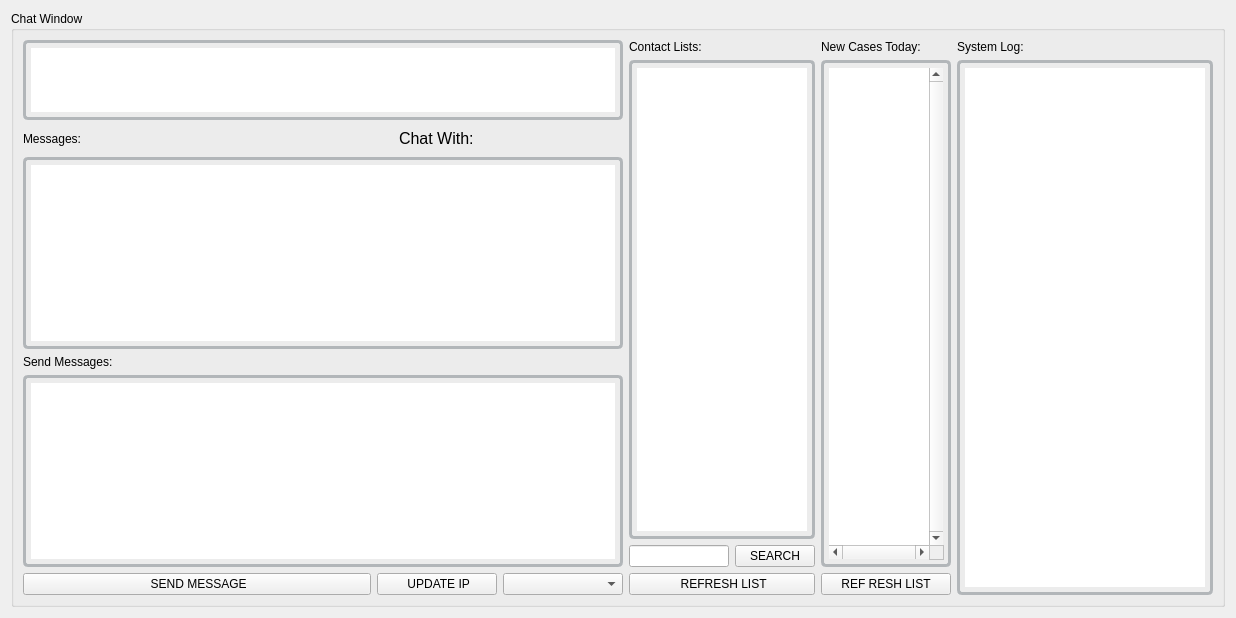
      <widget class="QWidget" name="page_Chat">
       <layout class="QGridLayout" name="gridLayout_29">
        <item row="0" column="0">
         <widget class="QGroupBox" name="groupBox_16">
          <property name="styleSheet">
           <string notr="true">QTableView{
border-style:none;
border:3px solid #B2B6B9;
padding:5px;
border-radius:5px;
}
QPlainTextEdit{
border-style:none;
border:3px solid #B2B6B9;
padding:5px;
border-radius:5px;
}
</string>
          </property>
          <property name="title">
           <string>Chat Window</string>
          </property>
          <layout class="QGridLayout" name="gridLayout_31">
           <item row="0" column="0">
            <layout class="QHBoxLayout" name="horizontalLayout_5">
             <item>
              <widget class="QWidget" name="widget_5" native="true">
               <property name="minimumSize">
                <size>
                 <width>0</width>
                 <height>0</height>
                </size>
               </property>
               <layout class="QGridLayout" name="gridLayout_30">
                <property name="leftMargin">
                 <number>0</number>
                </property>
                <property name="topMargin">
                 <number>0</number>
                </property>
                <property name="rightMargin">
                 <number>0</number>
                </property>
                <property name="bottomMargin">
                 <number>0</number>
                </property>
                <item row="0" column="0">
                 <layout class="QHBoxLayout" name="horizontalLayout_4">
                  <item>
                   <widget class="QWidget" name="widget_4" native="true">
                    <property name="minimumSize">
                     <size>
                      <width>600</width>
                      <height>0</height>
                     </size>
                    </property>
                    <layout class="QVBoxLayout" name="verticalLayout_8">
                     <property name="leftMargin">
                      <number>0</number>
                     </property>
                     <property name="topMargin">
                      <number>0</number>
                     </property>
                     <property name="rightMargin">
                      <number>0</number>
                     </property>
                     <property name="bottomMargin">
                      <number>0</number>
                     </property>
                     <item>
                      <widget class="QWidget" name="widget" native="true">
                       <layout class="QVBoxLayout" name="verticalLayout_6">
                        <property name="leftMargin">
                         <number>0</number>
                        </property>
                        <property name="topMargin">
                         <number>0</number>
                        </property>
                        <property name="rightMargin">
                         <number>0</number>
                        </property>
                        <property name="bottomMargin">
                         <number>0</number>
                        </property>
                        <item>
                         <widget class="QListView" name="listView">
                          <property name="minimumSize">
                           <size>
                            <width>0</width>
                            <height>50</height>
                           </size>
                          </property>
                          <property name="maximumSize">
                           <size>
                            <width>16777215</width>
                            <height>80</height>
                           </size>
                          </property>
                          <property name="styleSheet">
                           <string notr="true">QListView{
border-style:none;
border:3px solid #B2B6B9;
padding:5px;
border-radius:5px;
}
</string>
                          </property>
                         </widget>
                        </item>
                        <item>
                         <layout class="QHBoxLayout" name="horizontalLayout_6">
                          <item>
                           <widget class="QLabel" name="label_35">
                            <property name="text">
                             <string>Messages:</string>
                            </property>
                           </widget>
                          </item>
                          <item>
                           <spacer name="horizontalSpacer_6">
                            <property name="orientation">
                             <enum>Qt::Horizontal</enum>
                            </property>
                            <property name="sizeType">
                             <enum>QSizePolicy::Fixed</enum>
                            </property>
                            <property name="sizeHint" stdset="0">
                             <size>
                              <width>230</width>
                              <height>20</height>
                             </size>
                            </property>
                           </spacer>
                          </item>
                          <item>
                           <widget class="QLabel" name="label_36">
                            <property name="minimumSize">
                             <size>
                              <width>25</width>
                              <height>25</height>
                             </size>
                            </property>
                            <property name="maximumSize">
                             <size>
                              <width>25</width>
                              <height>25</height>
                             </size>
                            </property>
                            <property name="text">
                             <string/>
                            </property>
                            <property name="pixmap">
                             <pixmap resource="ResourceFile.qrc">:/Icon/checkUser.png</pixmap>
                            </property>
                            <property name="scaledContents">
                             <bool>true</bool>
                            </property>
                           </widget>
                          </item>
                          <item>
                           <widget class="QLabel" name="label_ChatWith">
                            <property name="font">
                             <font>
                              <family>Microsoft YaHei UI</family>
                              <pointsize>12</pointsize>
                              <italic>false</italic>
                              <bold>false</bold>
                             </font>
                            </property>
                            <property name="text">
                             <string>Chat With:</string>
                            </property>
                           </widget>
                          </item>
                          <item>
                           <widget class="QLabel" name="label_ChatWithName">
                            <property name="font">
                             <font>
                              <family>Microsoft YaHei UI</family>
                              <pointsize>12</pointsize>
                              <italic>false</italic>
                              <bold>false</bold>
                             </font>
                            </property>
                            <property name="styleSheet">
                             <string notr="true">color: rgb(72, 81, 204);</string>
                            </property>
                            <property name="text">
                             <string/>
                            </property>
                           </widget>
                          </item>
                         </layout>
                        </item>
                        <item>
                         <widget class="QPlainTextEdit" name="plainTextEdit_Chat_Messages">
                          <property name="font">
                           <font>
                            <pointsize>12</pointsize>
                           </font>
                          </property>
                          <property name="styleSheet">
                           <string notr="true">QListView{
border-style:none;
border:3px solid #B2B6B9;
padding:5px;
border-radius:5px;
}
</string>
                          </property>
                         </widget>
                        </item>
                       </layout>
                      </widget>
                     </item>
                     <item>
                      <widget class="QWidget" name="widget_2" native="true">
                       <layout class="QVBoxLayout" name="verticalLayout_7">
                        <property name="leftMargin">
                         <number>0</number>
                        </property>
                        <property name="topMargin">
                         <number>0</number>
                        </property>
                        <property name="rightMargin">
                         <number>0</number>
                        </property>
                        <property name="bottomMargin">
                         <number>0</number>
                        </property>
                        <item>
                         <widget class="QLabel" name="label_37">
                          <property name="text">
                           <string>Send Messages:</string>
                          </property>
                         </widget>
                        </item>
                        <item>
                         <widget class="QPlainTextEdit" name="plainTextEdit_Send_Messages">
                          <property name="maximumSize">
                           <size>
                            <width>16777215</width>
                            <height>16777215</height>
                           </size>
                          </property>
                          <property name="font">
                           <font>
                            <pointsize>12</pointsize>
                           </font>
                          </property>
                         </widget>
                        </item>
                        <item>
                         <layout class="QHBoxLayout" name="horizontalLayout_7">
                          <item>
                           <widget class="QPushButton" name="pushButton_Chat_SendMessage">
                            <property name="text">
                             <string> SEND MESSAGE</string>
                            </property>
                            <property name="icon">
                             <iconset resource="ResourceFile.qrc">
                              <normaloff>:/Icon/sendmessage.png</normaloff>:/Icon/sendmessage.png</iconset>
                            </property>
                           </widget>
                          </item>
                          <item>
                           <widget class="QPushButton" name="pushButton_Chat_UpdateIP">
                            <property name="maximumSize">
                             <size>
                              <width>120</width>
                              <height>16777215</height>
                             </size>
                            </property>
                            <property name="text">
                             <string> UPDATE IP</string>
                            </property>
                            <property name="icon">
                             <iconset resource="ResourceFile.qrc">
                              <normaloff>:/Icon/addressbook.png</normaloff>:/Icon/addressbook.png</iconset>
                            </property>
                           </widget>
                          </item>
                          <item>
                           <widget class="QComboBox" name="comboBox_Chat_UpdateIP">
                            <property name="maximumSize">
                             <size>
                              <width>120</width>
                              <height>16777215</height>
                             </size>
                            </property>
                           </widget>
                          </item>
                         </layout>
                        </item>
                       </layout>
                      </widget>
                     </item>
                    </layout>
                   </widget>
                  </item>
                  <item>
                   <widget class="QWidget" name="widget_3" native="true">
                    <property name="minimumSize">
                     <size>
                      <width>0</width>
                      <height>0</height>
                     </size>
                    </property>
                    <layout class="QVBoxLayout" name="verticalLayout_11">
                     <property name="leftMargin">
                      <number>0</number>
                     </property>
                     <property name="topMargin">
                      <number>0</number>
                     </property>
                     <property name="rightMargin">
                      <number>0</number>
                     </property>
                     <property name="bottomMargin">
                      <number>0</number>
                     </property>
                     <item>
                      <layout class="QVBoxLayout" name="verticalLayout_9">
                       <item>
                        <widget class="QLabel" name="label_38">
                         <property name="text">
                          <string>Contact Lists:</string>
                         </property>
                        </widget>
                       </item>
                       <item>
                        <widget class="QTableView" name="tableView_HelpDesk_Contact">
                         <property name="maximumSize">
                          <size>
                           <width>240</width>
                           <height>16777215</height>
                          </size>
                         </property>
                         <property name="font">
                          <font>
                           <pointsize>10</pointsize>
                          </font>
                         </property>
                         <property name="styleSheet">
                          <string notr="true">QTableView{
border-style:none;
border:3px solid #B2B6B9;
padding:5px;
border-radius:5px;
}
</string>
                         </property>
                         <property name="sizeAdjustPolicy">
                          <enum>QAbstractScrollArea::AdjustToContents</enum>
                         </property>
                         <property name="selectionMode">
                          <enum>QAbstractItemView::SingleSelection</enum>
                         </property>
                         <property name="textElideMode">
                          <enum>Qt::ElideNone</enum>
                         </property>
                        </widget>
                       </item>
                       <item>
                        <layout class="QHBoxLayout" name="horizontalLayout_8">
                         <item>
                          <widget class="QLineEdit" name="lineEdit_Chat_Search">
                           <property name="maximumSize">
                            <size>
                             <width>100</width>
                             <height>16777215</height>
                            </size>
                           </property>
                          </widget>
                         </item>
                         <item>
                          <widget class="QPushButton" name="pushButton_Chat_Search">
                           <property name="sizePolicy">
                            <sizepolicy hsizetype="Preferred" vsizetype="Preferred">
                             <horstretch>0</horstretch>
                             <verstretch>0</verstretch>
                            </sizepolicy>
                           </property>
                           <property name="text">
                            <string>SEARCH</string>
                           </property>
                           <property name="icon">
                            <iconset resource="ResourceFile.qrc">
                             <normaloff>:/Icon/search2.png</normaloff>:/Icon/search2.png</iconset>
                           </property>
                          </widget>
                         </item>
                        </layout>
                       </item>
                       <item>
                        <widget class="QPushButton" name="pushButton_Chat_RefreshList">
                         <property name="sizePolicy">
                          <sizepolicy hsizetype="Preferred" vsizetype="Preferred">
                           <horstretch>0</horstretch>
                           <verstretch>0</verstretch>
                          </sizepolicy>
                         </property>
                         <property name="text">
                          <string> REFRESH LIST</string>
                         </property>
                         <property name="icon">
                          <iconset resource="ResourceFile.qrc">
                           <normaloff>:/Icon/open.png</normaloff>:/Icon/open.png</iconset>
                         </property>
                        </widget>
                       </item>
                      </layout>
                     </item>
                    </layout>
                   </widget>
                  </item>
                 </layout>
                </item>
               </layout>
              </widget>
             </item>
             <item>
              <widget class="QWidget" name="widget_6" native="true">
               <property name="sizePolicy">
                <sizepolicy hsizetype="Expanding" vsizetype="Preferred">
                 <horstretch>0</horstretch>
                 <verstretch>0</verstretch>
                </sizepolicy>
               </property>
               <property name="maximumSize">
                <size>
                 <width>16777215</width>
                 <height>16777215</height>
                </size>
               </property>
               <layout class="QVBoxLayout" name="verticalLayout_10">
                <property name="leftMargin">
                 <number>0</number>
                </property>
                <property name="topMargin">
                 <number>0</number>
                </property>
                <property name="rightMargin">
                 <number>0</number>
                </property>
                <property name="bottomMargin">
                 <number>0</number>
                </property>
                <item>
                 <widget class="QLabel" name="label_39">
                  <property name="maximumSize">
                   <size>
                    <width>250</width>
                    <height>16777215</height>
                   </size>
                  </property>
                  <property name="text">
                   <string>New Cases Today:</string>
                  </property>
                 </widget>
                </item>
                <item>
                 <widget class="QTableView" name="tableView_Cases_Today">
                  <property name="maximumSize">
                   <size>
                    <width>16777215</width>
                    <height>16777215</height>
                   </size>
                  </property>
                  <property name="styleSheet">
                   <string notr="true">QHeaderView::section {
font: 12px &quot;Microsoft YaHei UI&quot;;
font-weight:bold;
	color: rgb(120, 125, 202);
border: 1px solid #e2e2e2;
background-color: rgb(242, 255, 253);
}
 
QTableView{
font: 10pt &quot;Microsoft YaHei UI&quot;;
border:none;
color: rgb(116, 116, 116);
gridline-color:#e2e2e2;
}
 
QTableView::item::selected{
background-color:#cddffe;
color:rgb(164, 158, 255);
}
 
QTableView QTableCornerButton::section {
background-color:#cddffe;
border: 1px solid #e2e2e2;
}

QPlainTextEdit{
border-style:none;
border:3px solid #B2B6B9;
padding:5px;
border-radius:5px;
}
QTableView{
border-style:none;
border:3px solid #B2B6B9;
padding:5px;
border-radius:5px;
}
</string>
                  </property>
                  <property name="verticalScrollBarPolicy">
                   <enum>Qt::ScrollBarAlwaysOn</enum>
                  </property>
                  <property name="horizontalScrollBarPolicy">
                   <enum>Qt::ScrollBarAlwaysOn</enum>
                  </property>
                  <property name="sizeAdjustPolicy">
                   <enum>QAbstractScrollArea::AdjustToContents</enum>
                  </property>
                  <property name="textElideMode">
                   <enum>Qt::ElideNone</enum>
                  </property>
                 </widget>
                </item>
                <item>
                 <widget class="QPushButton" name="pushButton_Chat_Refresh_CasesToday">
                  <property name="text">
                   <string>REF RESH LIST</string>
                  </property>
                  <property name="icon">
                   <iconset resource="ResourceFile.qrc">
                    <normaloff>:/Icon/open.png</normaloff>:/Icon/open.png</iconset>
                  </property>
                 </widget>
                </item>
               </layout>
              </widget>
             </item>
             <item>
              <widget class="QWidget" name="widget_7" native="true">
               <layout class="QVBoxLayout" name="verticalLayout_12">
                <property name="leftMargin">
                 <number>0</number>
                </property>
                <property name="topMargin">
                 <number>0</number>
                </property>
                <property name="rightMargin">
                 <number>0</number>
                </property>
                <property name="bottomMargin">
                 <number>0</number>
                </property>
                <item>
                 <widget class="QLabel" name="label_40">
                  <property name="text">
                   <string>System Log:</string>
                  </property>
                 </widget>
                </item>
                <item>
                 <widget class="QPlainTextEdit" name="plainTextEdit_3">
                  <property name="styleSheet">
                   <string notr="true">QTableView{
border-style:none;
border:3px solid #B2B6B9;
padding:5px;
border-radius:5px;
}
QPlainTextEdit{
border-style:none;
border:3px solid #B2B6B9;
padding:5px;
border-radius:5px;
}
</string>
                  </property>
                 </widget>
                </item>
               </layout>
              </widget>
             </item>
            </layout>
           </item>
          </layout>
         </widget>
        </item>
       </layout>
      </widget>
